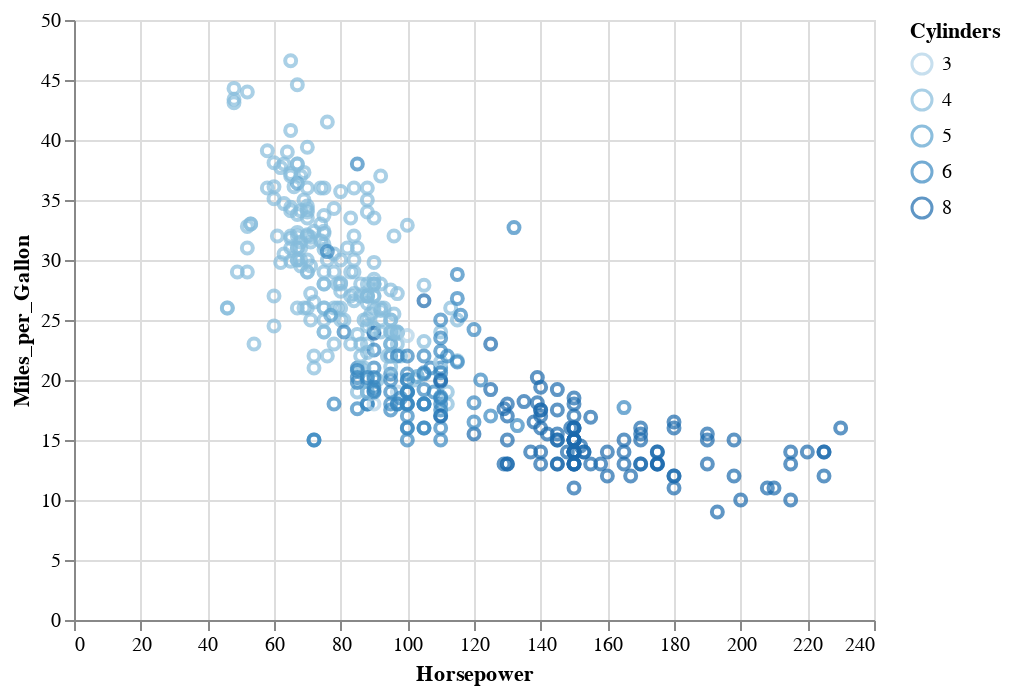

Vega-Lite specification for this chart:
### Vega-Lite specification from a JSON file in a GitHub repository (floating-point values rounded to 4 significant figures; data arrays with more than 128 entries replaced by an {"elided": "..."} marker saying what was removed)
{"config": {"view": {"continuousWidth": 400, "continuousHeight": 300}}, "data": {"name": "data-f02450ab61490a1363517a0190416235"}, "mark": "point", "encoding": {"color": {"condition": {"field": "Cylinders", "type": "ordinal", "selection": "selector033"}, "value": "grey"}, "x": {"field": "Horsepower", "type": "quantitative"}, "y": {"field": "Miles_per_Gallon", "type": "quantitative"}}, "selection": {"selector033": {"type": "interval"}}, "$schema": "https://vega.github.io/schema/vega-lite/v4.17.0.json", "datasets": {"data-f02450ab61490a1363517a0190416235": {"elided": "406 records"}}}
